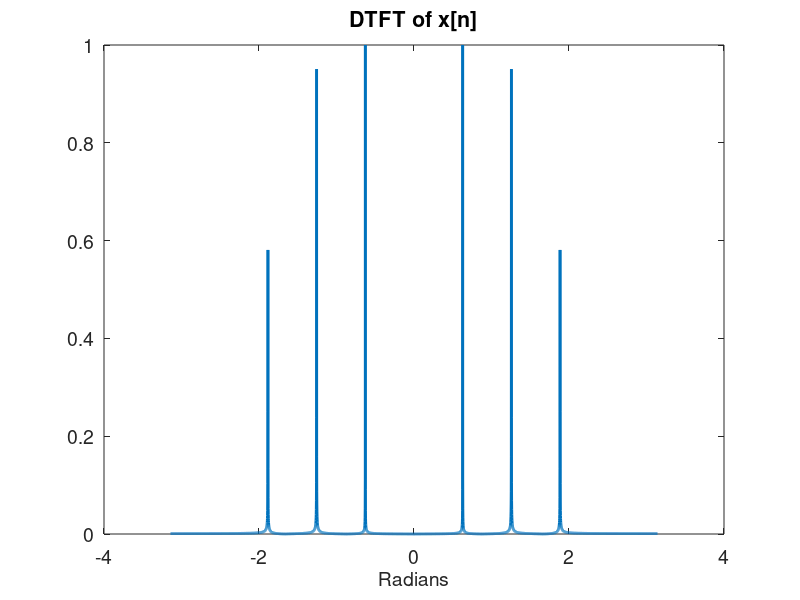
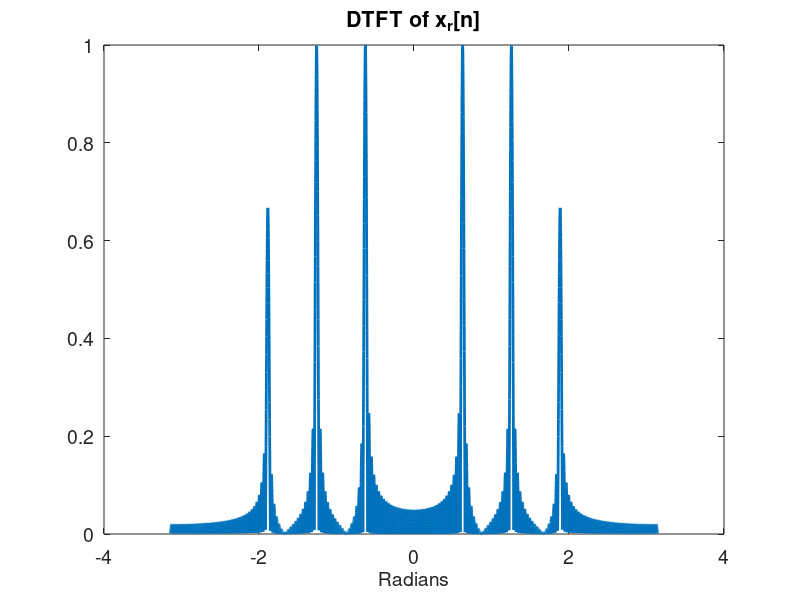
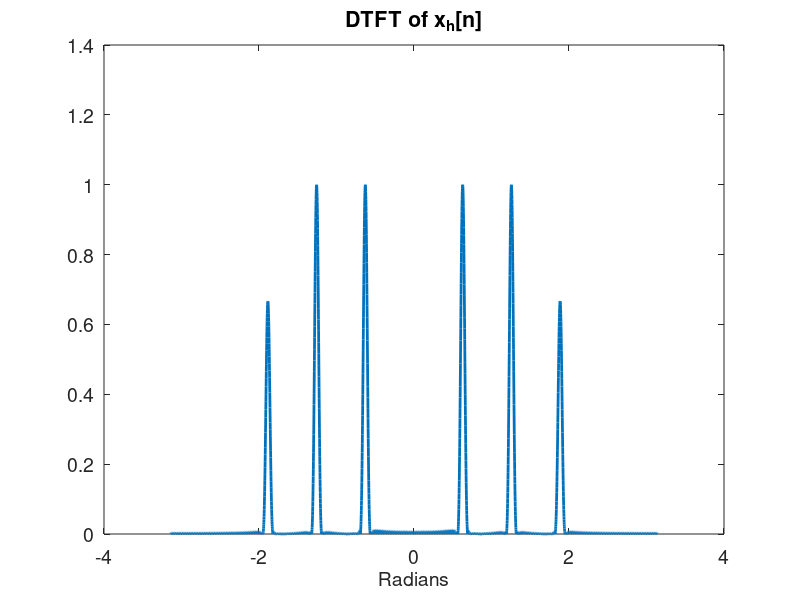

Recreate these plots in MATLAB, in order.
%% ECE113: Homework 5
% Author: Thomas Kost
% Date: 5/7/2020
%%%%%%%%%%%%%%%%%%%%%%%%%%%%%%%%%%%%%%%%%%%%%%%%%%%%%%%%%%%%%%%%%%%%%%%%%%
clc, clear, close all;
%% 5:
% create signal
fs = 100; %sampling frequency
t = 0:1/fs:50;%time axis
x = 2*sin(2*pi*30*t)+ 3*sin(2*pi*20*(t-2))+3*sin(2*pi*10*(t-4));%signal
N = length(x);

%A:
omega = 2*pi*(0:N-1)/N;
omega = fftshift(omega);
omega = unwrap(omega-2*pi);
X = fft(x,N); %compute N point of DFT of x
X = X/max(X);%rescale
fig1 = figure(1);
plot(omega,abs(fftshift(X)), 'LineWidth', 2);
title('DTFT of x[n]', 'fontsize', 14);
set(gca, 'fontsize', 14);
xlabel('Radians', 'fontsize', 14);
saveas(fig1, '5_a.jpg');
%B
w_r = t<=2;
x_r = x.*w_r;
X_r = fft(x_r,N);
X_r = X_r/max(X_r);

fig2 = figure(2);
plot(omega,abs(fftshift(X_r)), 'LineWidth', 2);
title('DTFT of x_r[n]', 'fontsize', 14);
set(gca, 'fontsize', 14);
xlabel('Radians', 'fontsize', 14);
saveas(fig2, '5_b.jpg');
%C
w_h = hamming(sum(w_r));
w_h = [w_h',zeros(1,N-length(w_h))];
x_h = w_h.*x;
X_h = fft(x_h,N);
X_h = X_h/max(X_h);

fig3 = figure(3);
plot(omega,abs(fftshift(X_h)), 'LineWidth', 2);
title('DTFT of x_h[n]', 'fontsize', 14);
set(gca, 'fontsize', 14);
xlabel('Radians', 'fontsize', 14);
saveas(fig3, '5_c.jpg');
